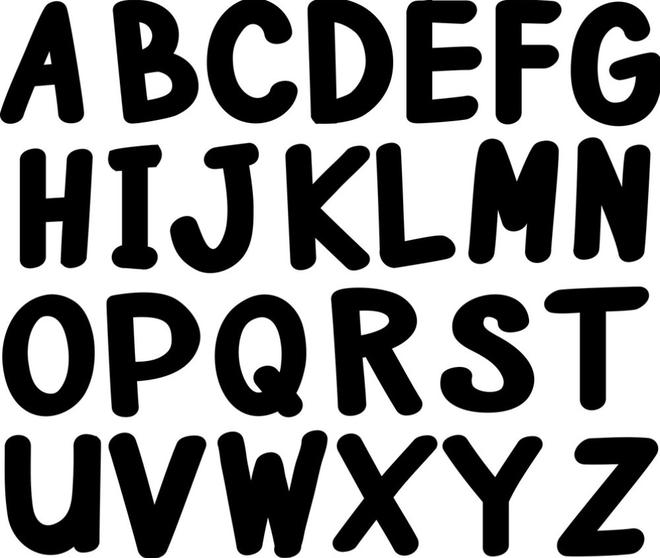
#> input picture input7-1.jpg, 660 x 558 px
$ python ex7-morphological.py
#> lines starting #> are read from the running program, lines starting #| are printed output that depends on the picture; after the words box and inside, x2 and y2 are one past the last pixel; in counts of white or black regions, pixels touching at a corner belong together
# import the necessary packages
import cv2
import numpy as np
import matplotlib.pyplot as plt

# erosion
# read the image
img = cv2.imread(r"input7-1.jpg", 0)
#> img is the input picture: shape (558, 660); min 0, max 255, mean 141.7
# binarize the image
binr = cv2.threshold(img, 0, 255, cv2.THRESH_BINARY+cv2.THRESH_OTSU)[1]
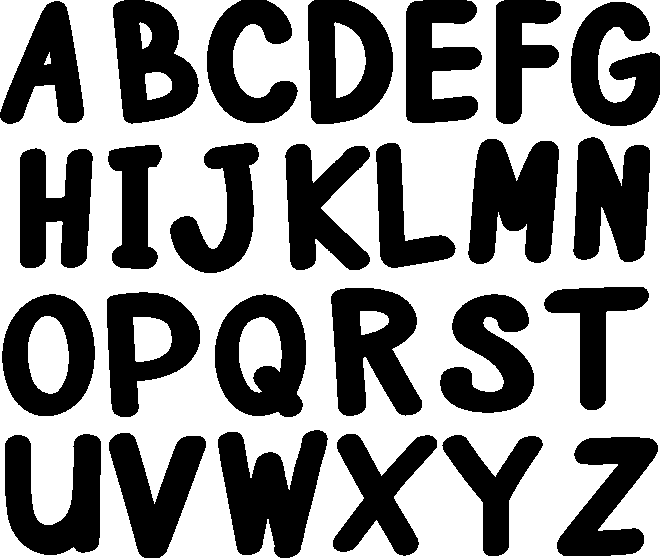
#> binr: shape (558, 660); 55.6% white; 26 black regions, largest, box (x1, y1, x2, y2) and area: (218, 430, 328, 558) 8682, (468, 139, 559, 264) 8175, (331, 288, 422, 416) 7789
# define the kernel
kernel = np.ones((5, 5), np.uint8)
# invert the image
invert = cv2.bitwise_not(binr)
# erode the image
erosion = cv2.erode(invert, kernel,iterations=1)
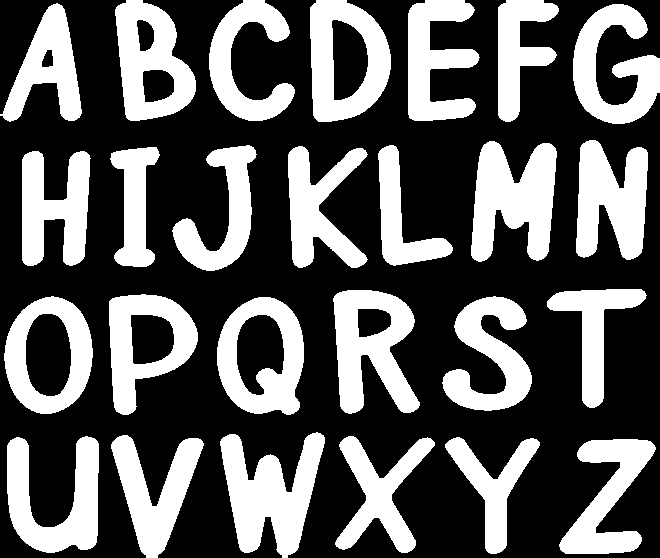
#> erosion: shape (558, 660); 36.1% white; 26 white regions, largest, box (x1, y1, x2, y2) and area: (220, 432, 325, 558) 7276, (471, 141, 557, 262) 6927, (333, 290, 420, 414) 6356
# print the output
plt.imshow(erosion, cmap='gray')


# dilation
img = cv2.imread("input7-1.jpg", 0)
# binarize the image
binr = cv2.threshold(img, 0, 255, cv2.THRESH_BINARY+cv2.THRESH_OTSU)[1]
# define the kernel
kernel = np.ones((3, 3), np.uint8)
# invert the image
invert = cv2.bitwise_not(binr)
# dilate the image
dilation = cv2.dilate(invert, kernel, iterations=1)
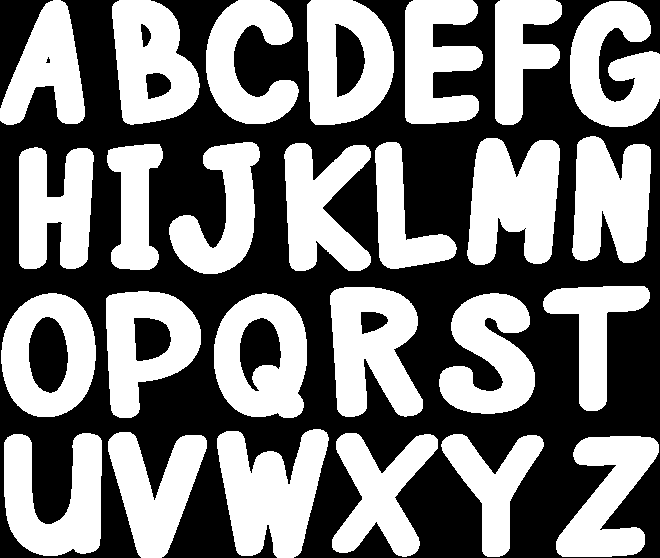
#> dilation: shape (558, 660); 48.6% white; 26 white regions, largest, box (x1, y1, x2, y2) and area: (217, 429, 329, 558) 9391, (467, 138, 560, 265) 8805, (330, 287, 423, 417) 8506
# print the output
plt.imshow(dilation, cmap='gray')


# opening
img = cv2.imread("input7-2.png", 0)
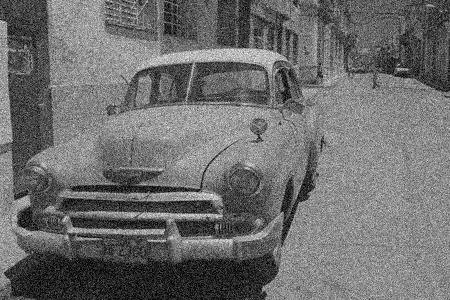
#> input picture input7-2.png, 450 x 300 px
#> img is the input picture: shape (300, 450); min 0, max 255, mean 109.4
# binarize the image
binr = cv2.threshold(img, 0, 255,cv2.THRESH_BINARY+cv2.THRESH_OTSU)[1]
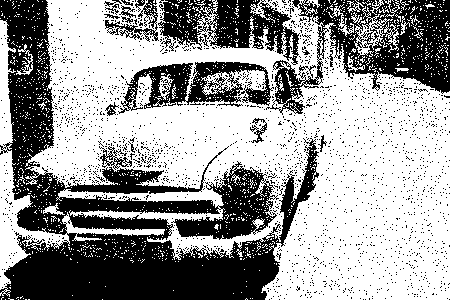
#> binr: shape (300, 450); 59.9% white; 2224 black regions (2205 under 20 px), largest, box (x1, y1, x2, y2) and area: (0, 0, 319, 300) 32249, (266, 0, 450, 115) 8750, (158, 0, 300, 65) 4556
# define the kernel
kernel = np.ones((3, 3), np.uint8)
# opening the image
opening = cv2.morphologyEx(binr, cv2.MORPH_OPEN, kernel, iterations=1)
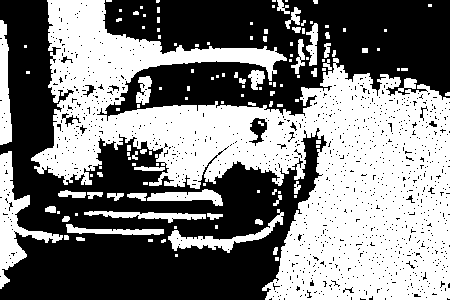
#> opening: shape (300, 450); 49.1% white; 128 white regions (81 under 20 px), largest, box (x1, y1, x2, y2) and area: (31, 0, 450, 300) 56068, (0, 151, 63, 289) 2380, (168, 209, 284, 253) 1115
# print the output
plt.imshow(opening, cmap='gray')


# closing
img = cv2.imread("input7-2.png", 0)
# binarize the image
binr = cv2.threshold(img, 0, 255, cv2.THRESH_BINARY+cv2.THRESH_OTSU)[1]
# define the kernel
kernel = np.ones((3, 3), np.uint8)
# opening the image
closing = cv2.morphologyEx(binr, cv2.MORPH_CLOSE, kernel, iterations=1)
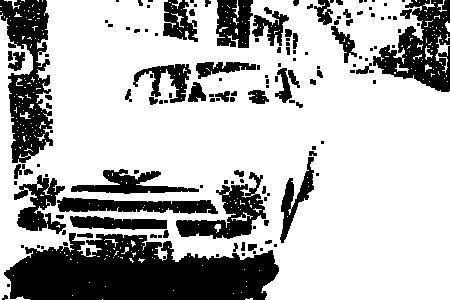
#> closing: shape (300, 450); 71.2% white; 145 black regions (83 under 20 px), largest, box (x1, y1, x2, y2) and area: (4, 233, 279, 300) 13069, (0, 0, 53, 163) 4761, (373, 0, 450, 92) 3721
# print the output
plt.imshow(closing, cmap='gray')
